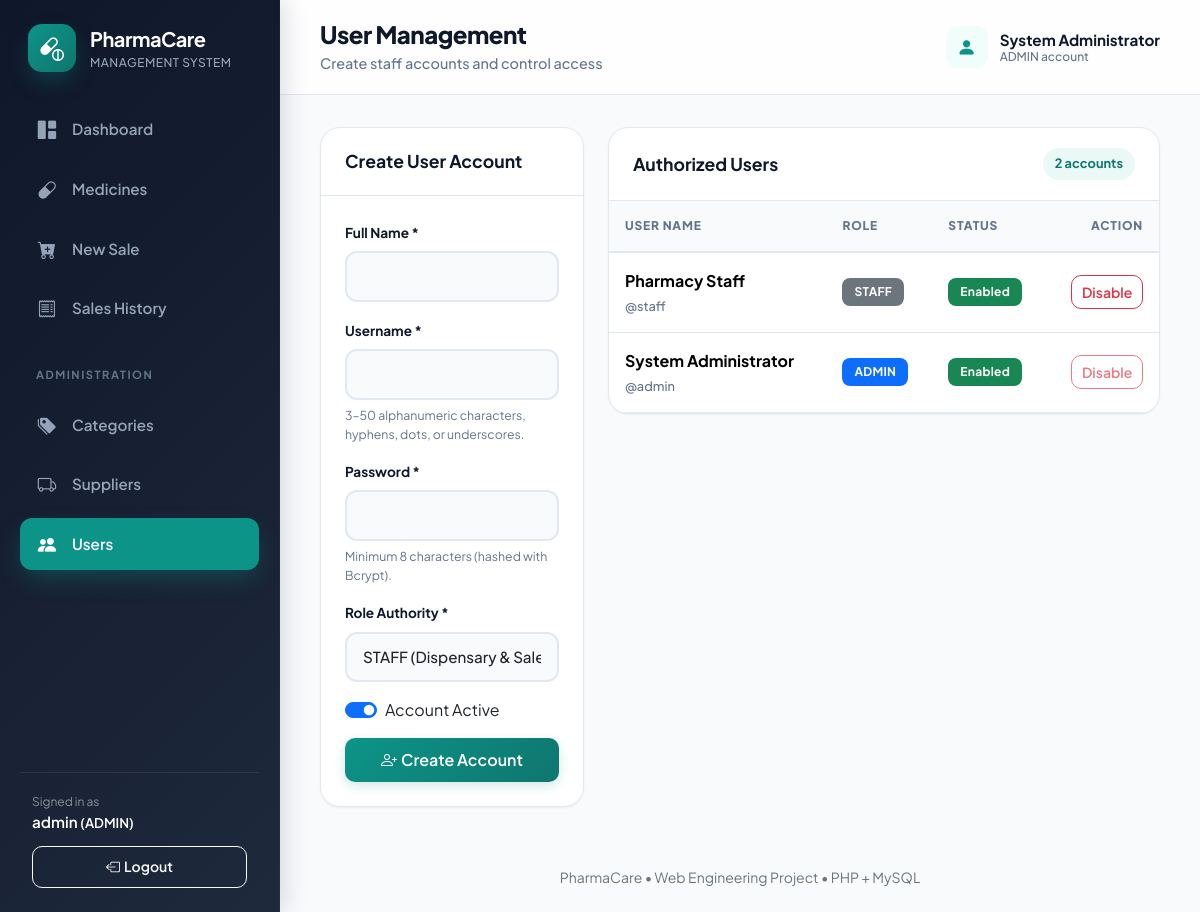
The app's page /index.php?page=users (signed in), older data.
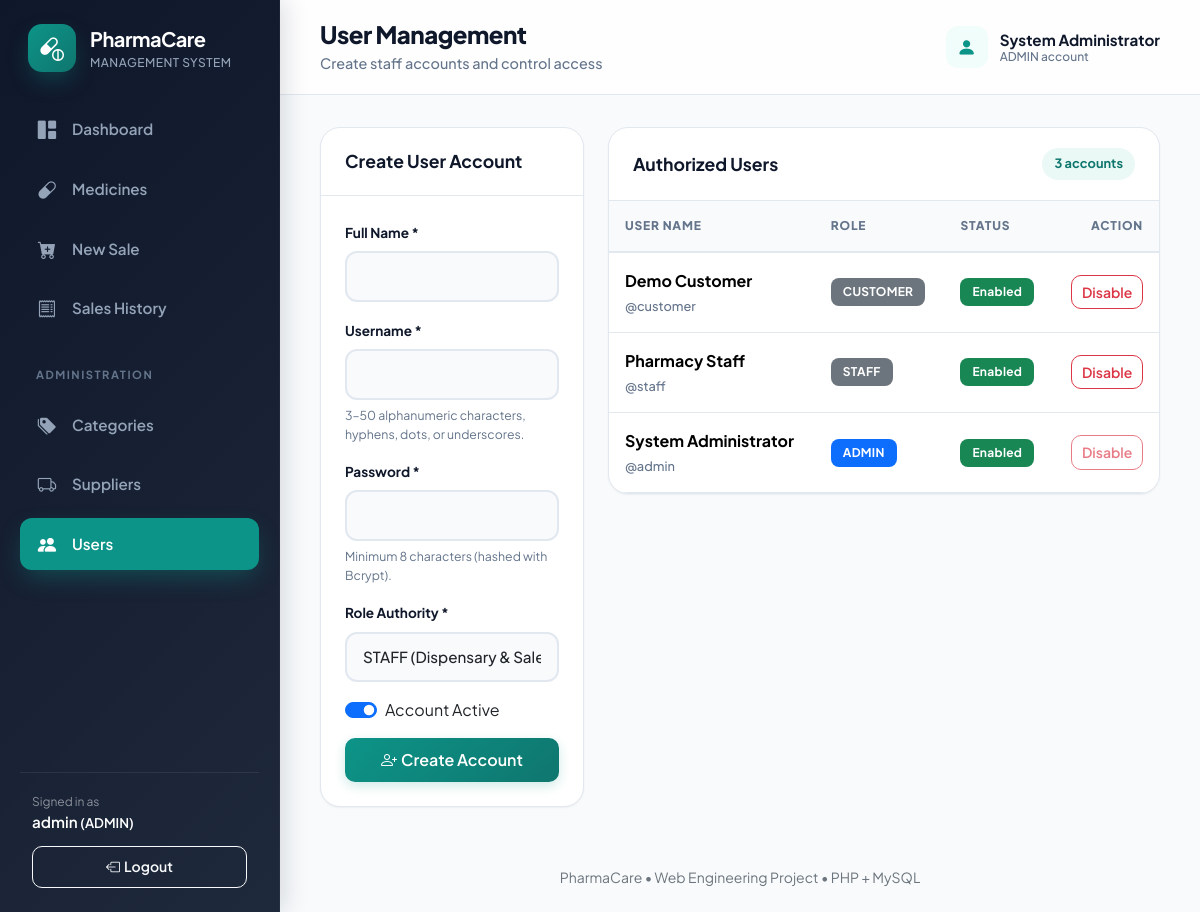
The same page, newer data.
### tables this page shows
CREATE TABLE IF NOT EXISTS app_users (
 id BIGINT UNSIGNED NOT NULL AUTO_INCREMENT PRIMARY KEY,
 full_name VARCHAR(80) NOT NULL,
 username VARCHAR(50) NOT NULL UNIQUE,
 email VARCHAR(120) NULL UNIQUE,
 phone VARCHAR(30) NULL,
 address VARCHAR(255) NULL,
 password VARCHAR(255) NOT NULL,
 role ENUM('ADMIN','STAFF','CUSTOMER') NOT NULL DEFAULT 'CUSTOMER',
 enabled TINYINT(1) NOT NULL DEFAULT 1,
 created_at DATETIME NOT NULL DEFAULT CURRENT_TIMESTAMP
);

### index.php (called while the page is built, shortened)
<?php
require __DIR__ . '/includes/bootstrap.php';
$page = (string)($_GET['page'] ?? 'dashboard');
require_login();
require __DIR__ . '/includes/header.php';
include __DIR__ . '/pages/' . $page . '.php';
require __DIR__ . '/includes/footer.php';

### includes/functions.php (called while the page is built, shortened)
<?php
function e(mixed $value): string { return htmlspecialchars((string)($value ?? ''), ENT_QUOTES | ENT_SUBSTITUTE, 'UTF-8'); }
function url(string $page = 'dashboard', array $params = []): string { return 'index.php?' . http_build_query(['page' => $page] + $params); }
function fetch_all(string $sql, array $params = []): array { $stmt = db()->prepare($sql); $stmt->execute($params); return $stmt->fetchAll(); }
function fetch_one(string $sql, array $params = []): ?array { $stmt = db()->prepare($sql); $stmt->execute($params); $data = $stmt->fetch(); return $data ?: null; }
function user(): ?array { return $_SESSION['user'] ?? null; }
function require_login(): void {
    static $verified = false;
    if ($verified) return;
    $row = fetch_one('SELECT id,full_name,username,role,enabled FROM app_users WHERE id=?', [user()['id']]);
}
function page_title(string $page): string { return [
    'dashboard' => 'Dashboard', 'medicines' => 'Medicine Inventory', 'medicine_form' => 'Medicine Details',
    'sales' => 'Sales History', 'sale_form' => 'Create New Sale', 'invoice' => 'Sales Invoice',
    'categories' => 'Medicine Categories', 'suppliers' => 'Suppliers', 'users' => 'User Management'
][$page] ?? 'PharmaCare'; }

### includes/bootstrap.php (called while the page is built, shortened)
<?php
$config = require dirname(__DIR__) . '/config.php';
require_once __DIR__ . '/functions.php';
function db(): PDO
{
    static $pdo = null;
    if ($pdo === null) {
        global $config;
        $dsn = 'mysql:host=' . $config['db_host'] . ';port=' . (int)($config['db_port'] ?? 3306) . ';dbname=' . $config['db_name'] . ';charset=utf8mb4';
        try {
            $pdo = new PDO($dsn, (string)$config['db_user'], (string)$config['db_pass'], [
                PDO::ATTR_ERRMODE => PDO::ERRMODE_EXCEPTION,
                PDO::ATTR_DEFAULT_FETCH_MODE => PDO::FETCH_ASSOC,
                PDO::ATTR_EMULATE_PREPARES => false,
            ]);
            $pdo->exec("SET time_zone = '+06:00'");
        } catch (PDOException $e) {
            http_response_code(500);
            die("
            <!doctype html>
            <html lang='en'>
            <head>
                <meta charset='utf-8'>
                <title>Database Connection Issue | PharmaCare</title>
                <style>
                    body { font-family: -apple-system, BlinkMacSystemFont, 'Segoe UI', Roboto, Helvetica, Arial, sans-serif; background: #f8fafc; color: #1e293b; padding: 40px 20px; }
                    .card { max-width: 600px; margin: 0 auto; background: #ffffff; border-radius: 12px; border: 1px solid #e2e8f0; padding: 32px; box-shadow: 0 4px 6px -1px rgba(0,0,0,0.05); }
                    h2 { color: #dc2626; margin-top: 0; font-size: 20px; }
                    .alert { background: #fef2f2; border: 1px solid #fee2e2; color: #991b1b; padding: 12px 16px; border-radius: 8px; font-size: 14px; margin-bottom: 20px; }
                    ul { padding-left: 20px; font-size: 14px; line-height: 1.6; }
                    code { background: #f1f5f9; padding: 2px 6px; border-radius: 4px; font-family: monospace; color: #0f172a; }
                </style>
            </head>
            <body>
                <div class='card'>
                    <h2>Database Connection Failed</h2>
                    <div class='alert'>" . htmlspecialchars($e->getMessage(), ENT_QUOTES, 'UTF-8') . "</div>
                    <p>Please check your <code>config.php</code> credentials:</p>
                    <ul>
                        <li><strong>Host:</strong> <code>" . htmlspecialchars((string)($config['db_host'] ?? ''), ENT_QUOTES, 'UTF-8') . "</code></li>
                        <li><strong>Database:</strong> <code>" . htmlspecialchars((string)($config['db_name'] ?? ''), ENT_QUOTES, 'UTF-8') . "</code></li>
                        <li><strong>User:</strong> <code>" . htmlspecialchars((string)($config['db_user'] ?? ''), ENT_QUOTES, 'UTF-8') . "</code></li>
                    </ul>
                    <p style='font-size: 13px; color: #64748b;'>Make sure your database is created in InfinityFree cPanel and <code>infinityfree_import.sql</code> has been imported.</p>
                </div>
            </body>
            </html>
            ");
        }
    }
    return $pdo;
}

### pages/users.php (the view, shortened to what this page needs)
<?php
$users = fetch_all('SELECT id, full_name, username, role, enabled FROM app_users ORDER BY full_name');
?>
<div class="row g-4">
    <div class="col-xl-4">
        <div class="card">
            <div class="card-header">
                <strong>Create User Account</strong>
            </div>
            <div class="card-body">
                <form action="actions.php" method="post">
                    <div class="mb-3">
                        <label class="form-label" for="u_name">Full Name *</label>
                        <input id="u_name" name="full_name" class="form-control" maxlength="80" required>
                    </div>
                    <div class="mb-3">
                        <label class="form-label" for="u_username">Username *</label>
                        <input id="u_username" name="username" class="form-control" minlength="3" maxlength="50" pattern="[A-Za-z0-9_.-]+" autocomplete="off" required>
                        <div class="form-hint">3–50 alphanumeric characters, hyphens, dots, or underscores.</div>
                    </div>
                    <div class="mb-3">
                        <label class="form-label" for="u_pass">Password *</label>
                        <input id="u_pass" type="password" name="password" class="form-control" minlength="8" maxlength="72" autocomplete="new-password" required>
                        <div class="form-hint">Minimum 8 characters (hashed with Bcrypt).</div>
                    </div>
                    <div class="mb-3">
                        <label class="form-label" for="u_role">Role Authority *</label>
                        <select class="form-select" name="role" id="u_role">
                            <option value="STAFF">STAFF (Dispensary &amp; Sales)</option>
                        </select>
                    </div>
                    <div class="form-check form-switch mb-3">
                        <input class="form-check-input" id="u_enabled" name="enabled" value="1" type="checkbox" checked>
                        <label class="form-check-label" for="u_enabled">Account Active</label>
                    </div>
                    <button type="submit" class="btn btn-primary w-100">
                        <i class="bi bi-person-plus me-1"></i>Create Account
                    </button>
                </form>
            </div>
        </div>
    </div>
    <div class="col-xl-8">
        <div class="card">
            <div class="card-header d-flex justify-content-between align-items-center">
                <strong>Authorized Users</strong>
                <span class="data-meta"><?= count($users) ?> accounts</span>
            </div>
            <div class="table-responsive">
                <table class="table table-hover">
                    <thead>
                        <tr>
                            <th>User Name</th>
                            <th>Role</th>
                            <th>Status</th>
                            <th class="text-end">Action</th>
                        </tr>
                    </thead>
                    <tbody>
                        <?php foreach ($users as $u): ?>
                            <tr>
                                <td>
                                    <strong><?= e($u['full_name']) ?></strong>
                                    <span class="subtext">@<?= e($u['username']) ?></span>
                                </td>
                                <td>
                                    <span class="badge text-bg-<?= $u['role'] === 'ADMIN' ? 'primary' : 'secondary' ?>">
                                        <?= e($u['role']) ?>
                                    </span>
                                </td>
                                <td>
                                    <span class="badge text-bg-<?= $u['enabled'] ? 'success' : 'danger' ?>">
                                        <?= $u['enabled'] ? 'Enabled' : 'Disabled' ?>
                                    </span>
                                </td>
                                <td class="text-end">
                                    <form action="actions.php" method="post">
                                        <button class="btn btn-sm btn-outline-<?= $u['enabled'] ? 'danger' : 'success' ?>"
                                                data-confirm="Change status for user '@<?= e($u['username']) ?>'?"
                                                <?= (int)$u['id'] === (int)user()['id'] ? 'disabled title="Cannot disable your own session account"' : '' ?>>
                                            <?= $u['enabled'] ? 'Disable' : 'Enable' ?>
                                        </button>
                                    </form>
                                </td>
                            </tr>
                        <?php endforeach; ?>
                    </tbody>
                </table>
            </div>
        </div>
    </div>
</div>

### includes/header.php (shortened to what this page needs)
<?php
$active = match($page) { 'medicine_form'=>'medicines','invoice'=>'sales','sale_form'=>'sale_form',default=>$page };
$heading = page_title($page);
$subtitles = [
 'dashboard' => 'Current pharmacy stock and sales overview',
 'medicines' => 'Search stock, prices, batch and expiry information',
 'medicine_form' => 'Enter medicine, stock, price and expiry details',
 'sale_form' => 'Select medicines and generate an invoice',
 'sales' => 'Review completed sales and print invoices',
 'invoice' => 'Printable receipt for the completed sale',
 'categories' => 'Organize medicines into searchable groups',
 'suppliers' => 'Manage supplier and contact information',
 'users' => 'Create staff accounts and control access',
];
$links = [
 ['dashboard','grid-1x2-fill','Dashboard','dashboard'],
 ['medicines','capsule','Medicines','medicines'],
 ['sale_form','cart-plus-fill','New Sale','sale_form'],
 ['sales','receipt','Sales History','sales'],
];
if (is_admin()) {
 $links[] = ['section', '', 'Administration', ''];
 $links[] = ['categories', 'tags-fill','Categories','categories'];
 $links[] = ['suppliers','truck','Suppliers','suppliers'];
 $links[] = ['users','people-fill','Users','users'];
}
?>
<!doctype html><html lang="en"><head>
<link href="https://cdn.jsdelivr.net/npm/bootstrap@5.3.3/dist/css/bootstrap.min.css" rel="stylesheet">
<link href="https://cdn.jsdelivr.net/npm/bootstrap-icons@1.11.3/font/bootstrap-icons.min.css" rel="stylesheet">
<link rel="stylesheet" href="assets/css/app.css"></head><body>
<aside class="app-sidebar">
 <a class="brand" href="<?=e(url('dashboard'))?>"><span class="brand-mark"><i class="bi bi-capsule-pill"></i></span><span><strong>PharmaCare</strong><small>Management System</small></span></a>
 <nav class="sidebar-nav">
 <?php foreach ($links as [$dest, $icon, $label, $selected]): ?>
 <?php if ($dest === 'section'): ?><div class="nav-section"><?=e($label)?></div>
 <?php else: ?><a class="<?=($active === $selected ? 'active' : '')?>" href="<?=e(url($dest))?>"><i class="bi bi-<?=e($icon)?>"></i><span><?=e($label)?></span></a><?php endif; ?>
 <?php endforeach; ?>
 </nav>
 <div class="sidebar-footer"><div class="small text-white-50">Signed in as</div><div class="fw-semibold text-white text-truncate"><?=e(user()['username'])?> <small>(<?=e(user()['role'])?>)</small></div>
 <form method="post" action="actions.php"><input type="hidden" name="action" value="logout"><?=csrf_field()?><button class="btn btn-sm btn-outline-light w-100" type="submit"><i class="bi bi-box-arrow-left me-1"></i><span>Logout</span></button></form></div>
</aside>
<div class="app-main">
 <header class="app-topbar"><div class="d-flex align-items-center gap-3"><button type="button" class="btn btn-light d-sm-none" id="mobileMenuBtn" aria-label="Open menu"><i class="bi bi-list fs-5"></i></button><div><h1><?=e($heading)?></h1><p><?=e($subtitles[$page]??'PharmaCare Management System')?></p></div></div><div class="topbar-user"><span class="avatar"><i class="bi bi-person-fill"></i></span><span><strong><?=e(user()['full_name'])?></strong><small><?=e(user()['role'])?> account</small></span></div></header>
 <main class="content">

### includes/footer.php (shortened to what this page needs)
 </main>
 <footer class="px-4 pb-4 text-center text-secondary small no-print">PharmaCare &bull; Web Engineering Project &bull; PHP + MySQL</footer>
</div>
</body></html>

Row changes from the older to the newer data that the page shows:
added app_users: full_name "Demo Customer", username "customer", role "CUSTOMER", enabled "Enabled"
Text that changed along with them:
count($users): "2" → "3"
